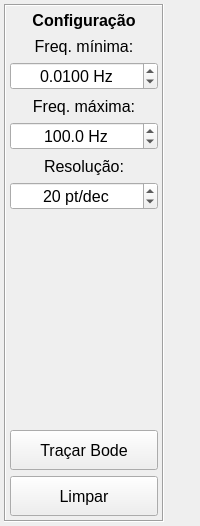
      <widget class="QWidget" name="tabBode">
       <attribute name="title">
        <string>Diagrama de Bode</string>
       </attribute>
       <layout class="QHBoxLayout" name="horizontalLayout_5">
        <property name="margin">
         <number>4</number>
        </property>
        <item>
         <widget class="QFrame" name="frameBode">
          <property name="minimumSize">
           <size>
            <width>160</width>
            <height>0</height>
           </size>
          </property>
          <property name="maximumSize">
           <size>
            <width>160</width>
            <height>16777215</height>
           </size>
          </property>
          <property name="frameShape">
           <enum>QFrame::Box</enum>
          </property>
          <property name="frameShadow">
           <enum>QFrame::Sunken</enum>
          </property>
          <layout class="QVBoxLayout" name="verticalLayout_8">
           <property name="margin">
            <number>4</number>
           </property>
           <item>
            <widget class="QLabel" name="labelBodeTit">
             <property name="minimumSize">
              <size>
               <width>0</width>
               <height>20</height>
              </size>
             </property>
             <property name="maximumSize">
              <size>
               <width>16777215</width>
               <height>20</height>
              </size>
             </property>
             <property name="font">
              <font>
               <pointsize>12</pointsize>
               <weight>75</weight>
               <bold>true</bold>
              </font>
             </property>
             <property name="text">
              <string>Configuração</string>
             </property>
             <property name="alignment">
              <set>Qt::AlignCenter</set>
             </property>
            </widget>
           </item>
           <item>
            <widget class="QLabel" name="labelFmin">
             <property name="minimumSize">
              <size>
               <width>0</width>
               <height>20</height>
              </size>
             </property>
             <property name="maximumSize">
              <size>
               <width>16777215</width>
               <height>20</height>
              </size>
             </property>
             <property name="font">
              <font>
               <pointsize>12</pointsize>
              </font>
             </property>
             <property name="lineWidth">
              <number>0</number>
             </property>
             <property name="midLineWidth">
              <number>0</number>
             </property>
             <property name="text">
              <string>Freq. mínima:</string>
             </property>
             <property name="alignment">
              <set>Qt::AlignCenter</set>
             </property>
            </widget>
           </item>
           <item>
            <widget class="QDoubleSpinBox" name="doubleSpinFmin">
             <property name="minimumSize">
              <size>
               <width>0</width>
               <height>25</height>
              </size>
             </property>
             <property name="font">
              <font>
               <pointsize>12</pointsize>
              </font>
             </property>
             <property name="toolTip">
              <string>Entre com a frequência mínima para o cálculo do diagrama de Bode</string>
             </property>
             <property name="alignment">
              <set>Qt::AlignCenter</set>
             </property>
             <property name="buttonSymbols">
              <enum>QAbstractSpinBox::UpDownArrows</enum>
             </property>
             <property name="suffix">
              <string notr="true"> Hz</string>
             </property>
             <property name="decimals">
              <number>4</number>
             </property>
             <property name="minimum">
              <double>0.000100000000000</double>
             </property>
             <property name="maximum">
              <double>2000.000000000000000</double>
             </property>
             <property name="value">
              <double>0.010000000000000</double>
             </property>
            </widget>
           </item>
           <item>
            <widget class="QLabel" name="labelFmax">
             <property name="minimumSize">
              <size>
               <width>0</width>
               <height>20</height>
              </size>
             </property>
             <property name="maximumSize">
              <size>
               <width>16777215</width>
               <height>20</height>
              </size>
             </property>
             <property name="font">
              <font>
               <pointsize>12</pointsize>
              </font>
             </property>
             <property name="lineWidth">
              <number>0</number>
             </property>
             <property name="midLineWidth">
              <number>0</number>
             </property>
             <property name="text">
              <string>Freq. máxima:</string>
             </property>
             <property name="alignment">
              <set>Qt::AlignCenter</set>
             </property>
            </widget>
           </item>
           <item>
            <widget class="QDoubleSpinBox" name="doubleSpinFmax">
             <property name="minimumSize">
              <size>
               <width>0</width>
               <height>25</height>
              </size>
             </property>
             <property name="font">
              <font>
               <pointsize>12</pointsize>
              </font>
             </property>
             <property name="toolTip">
              <string>Entre com a frequência máxima para o cálculo do diagrama de Bode</string>
             </property>
             <property name="alignment">
              <set>Qt::AlignCenter</set>
             </property>
             <property name="buttonSymbols">
              <enum>QAbstractSpinBox::UpDownArrows</enum>
             </property>
             <property name="suffix">
              <string notr="true"> Hz</string>
             </property>
             <property name="decimals">
              <number>1</number>
             </property>
             <property name="minimum">
              <double>0.000000000000000</double>
             </property>
             <property name="maximum">
              <double>100000.000000000000000</double>
             </property>
             <property name="value">
              <double>100.000000000000000</double>
             </property>
            </widget>
           </item>
           <item>
            <widget class="QLabel" name="labelBodeRes">
             <property name="minimumSize">
              <size>
               <width>0</width>
               <height>20</height>
              </size>
             </property>
             <property name="maximumSize">
              <size>
               <width>16777215</width>
               <height>20</height>
              </size>
             </property>
             <property name="font">
              <font>
               <pointsize>12</pointsize>
              </font>
             </property>
             <property name="lineWidth">
              <number>0</number>
             </property>
             <property name="midLineWidth">
              <number>0</number>
             </property>
             <property name="text">
              <string>Resolução:</string>
             </property>
             <property name="alignment">
              <set>Qt::AlignCenter</set>
             </property>
            </widget>
           </item>
           <item>
            <widget class="QDoubleSpinBox" name="doubleSpinBodeRes">
             <property name="minimumSize">
              <size>
               <width>0</width>
               <height>25</height>
              </size>
             </property>
             <property name="font">
              <font>
               <pointsize>12</pointsize>
              </font>
             </property>
             <property name="toolTip">
              <string>Entre com o número de pontos por década para o traçado do diagrama de Bode</string>
             </property>
             <property name="alignment">
              <set>Qt::AlignCenter</set>
             </property>
             <property name="buttonSymbols">
              <enum>QAbstractSpinBox::UpDownArrows</enum>
             </property>
             <property name="suffix">
              <string notr="true"> pt/dec</string>
             </property>
             <property name="decimals">
              <number>0</number>
             </property>
             <property name="minimum">
              <double>5.000000000000000</double>
             </property>
             <property name="maximum">
              <double>1000.000000000000000</double>
             </property>
             <property name="value">
              <double>20.000000000000000</double>
             </property>
            </widget>
           </item>
           <item>
            <spacer name="verticalSpacerBode">
             <property name="orientation">
              <enum>Qt::Vertical</enum>
             </property>
             <property name="sizeHint" stdset="0">
              <size>
               <width>20</width>
               <height>214</height>
              </size>
             </property>
            </spacer>
           </item>
           <item>
            <widget class="QPushButton" name="btnPlotBode">
             <property name="minimumSize">
              <size>
               <width>0</width>
               <height>40</height>
              </size>
             </property>
             <property name="font">
              <font>
               <pointsize>12</pointsize>
              </font>
             </property>
             <property name="toolTip">
              <string>Traçar o Diagrama de Bode</string>
             </property>
             <property name="text">
              <string>Traçar Bode</string>
             </property>
            </widget>
           </item>
           <item>
            <widget class="QPushButton" name="btnBodeClear">
             <property name="minimumSize">
              <size>
               <width>0</width>
               <height>40</height>
              </size>
             </property>
             <property name="font">
              <font>
               <pointsize>12</pointsize>
              </font>
             </property>
             <property name="toolTip">
              <string>Limpar a área do gráfico</string>
             </property>
             <property name="text">
              <string>Limpar</string>
             </property>
            </widget>
           </item>
          </layout>
         </widget>
        </item>
        <item>
         <layout class="QVBoxLayout" name="VBoxLayoutBode">
          <item>
           <widget class="MatplotlibWidget" name="mplBode"/>
          </item>
         </layout>
        </item>
       </layout>
      </widget>
